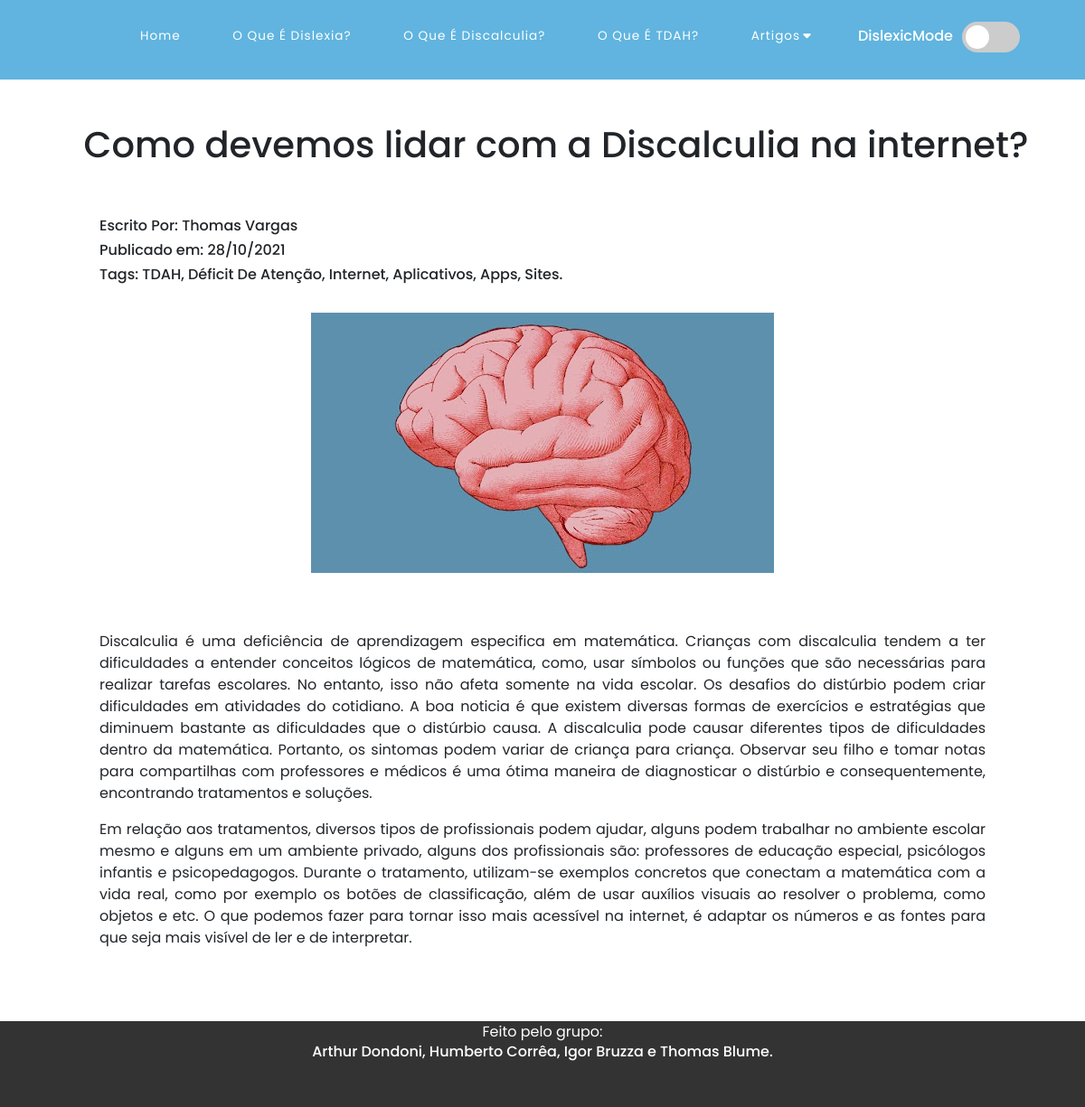
Page /Noticias.php?not=2 on the committed database.
### tables this page shows
CREATE TABLE `noticias` (
  `NoticiaID` int(11) NOT NULL,
  `CategoriaID` int(11) NOT NULL,
  `Titulo` varchar(255) NOT NULL,
  `Subtitulo` varchar(200) NOT NULL,
  `Autor` varchar(150) NOT NULL,
  `Data` varchar(30) NOT NULL,
  `Tags` varchar(100) NOT NULL,
  `Noticia` longtext NOT NULL,
  `Imagem` varchar(255) NOT NULL
);

### Noticias.php (the view, shortened to what this page needs)
<?php
    include_once 'Include/_Db.php';
    include_once 'Include/_Head.php';
    include_once 'Include/_Header.php';
?>
<?php
$codigo= $_GET["not"] ;
$sql = "SELECT * FROM Noticias WHERE NoticiaID= $codigo";
$resultado = mysqli_query( $conn , $sql);
?>
<div class="homeNoticias" id="homeNoticias">
            <?php
            $tabNoticias = 1;
            if($resultado){
                while($row = mysqli_fetch_array($resultado)){
                    echo '<a href="Noticias.php?not='.$row['NoticiaID'].'" tabindex="'.$tabNoticias.'">';
                    echo '</a>'. '<h1 style="margin-left: 30px;">' . '<center>' . '<br>'.$row['Subtitulo'] . '<br><br>' . '</h1>' . '</center>'. '<center>' . '<h6 style="width: 980px; text-align: justify;">'. "Escrito Por: ". $row['Autor']  . '</h6>' . '<h6 style="width: 980px; text-align: justify;">'. "Publicado em: ". $row['Data']  . '</h6>' . '</h6>' . '<h6 style="width: 980px; text-align: justify;">'. "Tags: ". $row['Tags']  . '</h6>' . '<br>' . '</center>' . '<center>' . '<img src="Imagens/Artigos/' . $row['Imagem'] .'"width="512px" height="288px"/>'.'</center>'.'<center>'.'<br><br> <p style="width: 980px;">'.$row['Noticia'].'<br><br>'.'</p>';
                    $tabNoticias++;
                }
               }
            ?>
</div>
<?php
    include_once 'Include/_Footer.php';
?>

### Style.css (style rules this page uses)
* { padding: 0; margin: 0; box-sizing: border-box; }
body { font-family: 'Poppins'; height: auto; }
html { height: auto; }
p, h1 { transition: 0.4s; transition-timing-function: ease-in-out; }

### rows in the picture
noticias: Subtitulo "Como devemos lidar com a Discalculia na internet?", Autor "Thomas Vargas", Data "28/10/2021", Tags "TDAH, Déficit De Atenção, Internet, Aplicativos, Apps, Sites.", Imagem (picture), Noticia "Discalculia é uma deficiência de aprendizagem especifica em matemática. Crianças com discalculia tendem a ter dificuldades a entender conceitos lógicos de matemática, como, usar símbolos ou funções que são necessárias para realizar tarefas escolares. No entanto, isso não afeta somente na vida escolar. Os desafios do distúrbio podem criar dificuldades em atividades do cotidiano. A boa noticia é que existem diversas formas de exercícios e estratégias que diminuem bastante as dificuldades que o distúrbio causa. A discalculia pode causar diferentes tipos de dificuldades dentro da matemática. Portanto, os sintomas podem variar de criança para criança. Observar seu filho e tomar notas para…"
